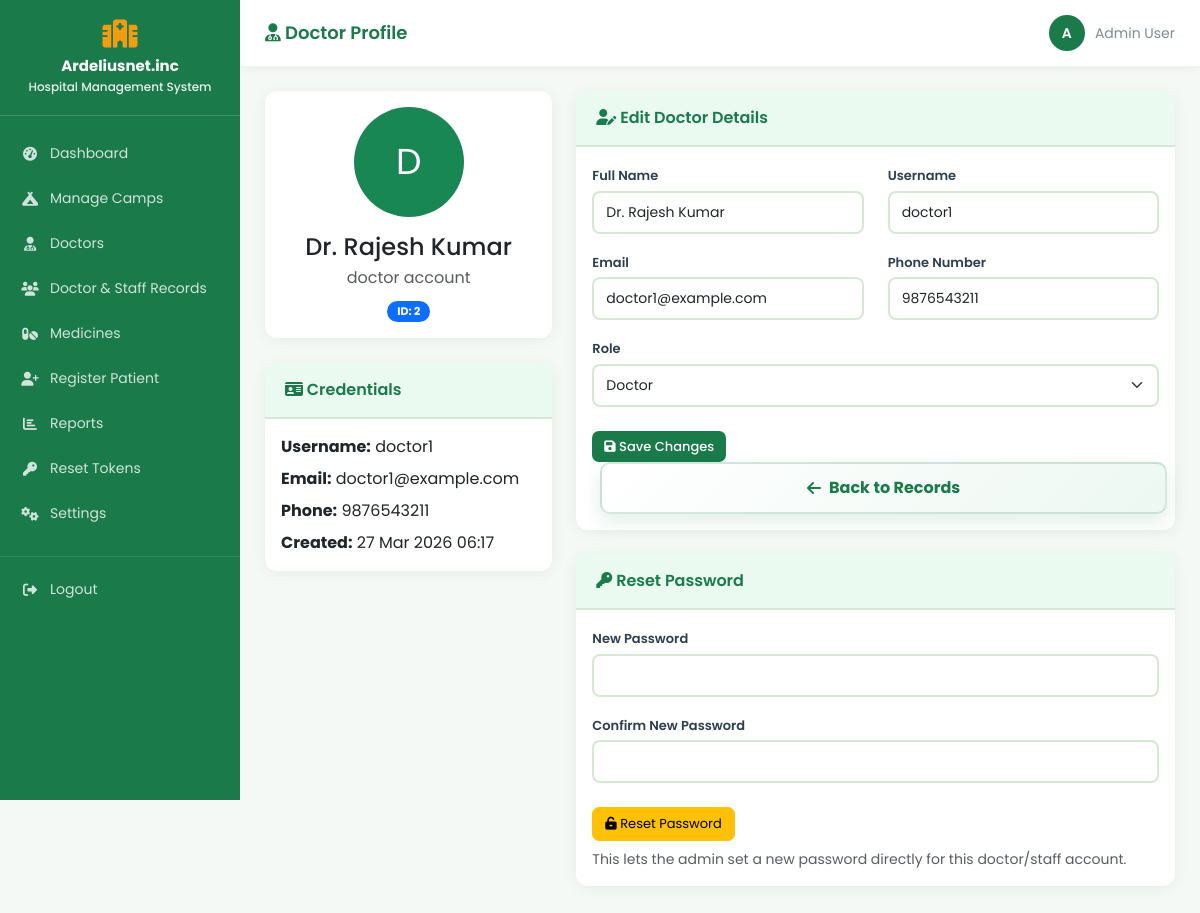
The app's page /pages/doctor_profile.php?id=2 (signed in) with its own data.
### tables this page shows
CREATE TABLE `users` (
  `id` int(11) NOT NULL,
  `name` varchar(100) NOT NULL,
  `username` varchar(50) NOT NULL,
  `password` varchar(255) NOT NULL,
  `role` enum('admin','doctor','staff') NOT NULL,
  `email` varchar(100) DEFAULT NULL,
  `phone` varchar(20) DEFAULT NULL,
  `photo` varchar(255) DEFAULT NULL,
  `status` varchar(20) NOT NULL DEFAULT 'Active',
  `created_at` timestamp NOT NULL DEFAULT current_timestamp()
);

### pages/doctor_profile.php (the view, shortened to what this page needs)
<?php
include('../includes/db.php');
$user_id = isset($_GET['id']) ? (int)$_GET['id'] : 0;
$user = mysqli_fetch_assoc(mysqli_query($conn, "SELECT * FROM users WHERE id = $user_id LIMIT 1"));
?>
<!DOCTYPE html>
<html lang="en">
<head>
    <link href="https://cdn.jsdelivr.net/npm/bootstrap@5.3.0/dist/css/bootstrap.min.css" rel="stylesheet">
    <link href="https://cdnjs.cloudflare.com/ajax/libs/font-awesome/6.4.0/css/all.min.css" rel="stylesheet">
    <link href="../css/style.css" rel="stylesheet">
</head>
<body>
<?php include('../includes/sidebar.php'); ?>
<div class="main-content">
    <div class="topbar">
        <h4><i class="fas fa-user-md"></i> Doctor Profile</h4>
        <div class="user-info">
            <div class="user-avatar"><?= strtoupper(substr($_SESSION['user_name'], 0, 1)) ?></div>
            <span><?= $_SESSION['user_name'] ?></span>
        </div>
    </div>
    <div class="page-content">
        <?php if ($user): ?>
        <div class="row">
            <div class="col-lg-4 mb-4">
                <div class="card">
                    <div class="card-body text-center">
                        <?php if (!empty($user['photo'])): ?>
                            <img src="../<?= htmlspecialchars($user['photo']) ?>" class="rounded-circle mb-3" style="width:110px;height:110px;object-fit:cover;border:4px solid #d5e8d4;">
                        <?php else: ?>
                            <div class="rounded-circle bg-success text-white d-inline-flex align-items-center justify-content-center mb-3" style="width:110px;height:110px;font-size:36px;"><?= strtoupper(substr($user['name'], 0, 1)) ?></div>
                        <?php endif; ?>
                        <h4 class="mb-1"><?= htmlspecialchars($user['name']) ?></h4>
                        <p class="text-muted mb-2"><?= htmlspecialchars($user['role']) ?> account</p>
                        <span class="badge bg-primary">ID: <?= (int)$user['id'] ?></span>
                    </div>
                </div>
                <div class="card mt-3">
                    <div class="card-header"><span><i class="fas fa-id-card"></i> Credentials</span></div>
                    <div class="card-body">
                        <p class="mb-2"><strong>Username:</strong> <?= htmlspecialchars($user['username']) ?></p>
                        <p class="mb-2"><strong>Email:</strong> <?= htmlspecialchars($user['email'] ?? '-') ?></p>
                        <p class="mb-2"><strong>Phone:</strong> <?= htmlspecialchars($user['phone'] ?? '-') ?></p>
                        <p class="mb-0"><strong>Created:</strong> <?= date('d M Y H:i', strtotime($user['created_at'])) ?></p>
                    </div>
                </div>
            </div>
            <div class="col-lg-8">
                <div class="card mb-4">
                    <div class="card-header"><span><i class="fas fa-user-edit"></i> Edit Doctor Details</span></div>
                    <div class="card-body">
                        <form method="POST">
                            <div class="row">
                                <div class="col-md-6 mb-3"><label class="form-label">Full Name</label><input type="text" name="name" class="form-control" value="<?= htmlspecialchars($user['name']) ?>" required></div>
                                <div class="col-md-6 mb-3"><label class="form-label">Username</label><input type="text" name="username" class="form-control" value="<?= htmlspecialchars($user['username']) ?>" required></div>
                            </div>
                            <div class="row">
                                <div class="col-md-6 mb-3"><label class="form-label">Email</label><input type="email" name="email" class="form-control" value="<?= htmlspecialchars($user['email'] ?? '') ?>"></div>
                                <div class="col-md-6 mb-3"><label class="form-label">Phone Number</label><input type="text" name="phone" class="form-control" value="<?= htmlspecialchars($user['phone'] ?? '') ?>"></div>
                            </div>
                            <div class="mb-4"><label class="form-label">Role</label><select name="role" class="form-select"><option value="doctor" <?= $user['role'] === 'doctor' ? 'selected' : '' ?>>Doctor</option></select></div>
                            <button type="submit" class="btn btn-primary"><i class="fas fa-save"></i> Save Changes</button>
                            <a href="staff.php" class="btn btn-secondary ms-2"><i class="fas fa-arrow-left"></i> Back to Records</a>
                        </form>
                    </div>
                </div>
                <div class="card">
                    <div class="card-header"><span><i class="fas fa-key"></i> Reset Password</span></div>
                    <div class="card-body">
                        <form method="POST">
                            <div class="mb-3"><label class="form-label">New Password</label><input type="password" name="new_password" class="form-control" required></div>
                            <div class="mb-4"><label class="form-label">Confirm New Password</label><input type="password" name="confirm_password" class="form-control" required></div>
                            <button type="submit" class="btn btn-warning"><i class="fas fa-unlock-alt"></i> Reset Password</button>
                            <small class="text-muted d-block mt-2">This lets the admin set a new password directly for this doctor/staff account.</small>
                        </form>
                    </div>
                </div>
            </div>
        </div>
        <?php endif; ?>
    </div>
</div>
</body>
</html>

### css/style.css (style rules this page uses)
:root { --primary: #1a7a4a; --secondary: #27ae60; --accent: #f39c12; --light-green: #eafaf1; --white: #ffffff; --text-dark: #2c3e50; --text-gray: #7f8c8d; --border: #d5e8d4; --danger: #e74c3c; --sidebar-width: 240px; }
* { margin: 0; padding: 0; box-sizing: border-box; }
body { font-family: 'Poppins', sans-serif; background-color: #f4f9f6; color: var(--text-dark); }
.btn-secondary { display: inline-flex; align-items: center; justify-content: center; width: 100%; padding: 12px; border: 2px solid rgba(26, 122, 74, 0.18); border-radius: 10px; background: linear-gradient(135deg, #ffffff, #edf8f2); color: var(--primary); font-weight: 700; text-decoration: none; box-shadow: 0 8px 18px rgba(26, 122, 74, 0.12); transition: all 0.25s ease; }
.btn-secondary i { margin-right: 8px; }
.main-content { margin-left: var(--sidebar-width); padding: 0; }
.topbar { background: white; padding: 15px 25px; display: flex; justify-content: space-between; align-items: center; box-shadow: 0 2px 10px rgba(0,0,0,0.05); position: sticky; top: 0; z-index: 99; }
.topbar h4 { color: var(--primary); font-weight: 600; margin: 0; font-size: 18px; }
.topbar .user-info { display: flex; align-items: center; gap: 10px; color: var(--text-gray); font-size: 14px; }
.topbar .user-avatar { width: 36px; height: 36px; background: var(--primary); border-radius: 50%; display: flex; align-items: center; justify-content: center; color: white; font-weight: 600; font-size: 14px; }
.page-content { padding: 25px; }
.card { background: white; border-radius: 12px; box-shadow: 0 2px 15px rgba(0,0,0,0.06); border: none; margin-bottom: 25px; }
.card-header { background: var(--light-green); border-bottom: 2px solid var(--border); border-radius: 12px 12px 0 0 !important; padding: 15px 20px; font-weight: 600; color: var(--primary); display: flex; justify-content: space-between; align-items: center; }
.btn-primary { background: var(--primary) !important; border: none !important; border-radius: 7px; font-size: 13px; font-weight: 500; }
.btn-warning { border-radius: 7px; font-size: 13px; }
.form-label { font-size: 13px; font-weight: 600; color: var(--text-dark); margin-bottom: 5px; }
.form-control, .form-select { border: 2px solid var(--border); border-radius: 8px; font-size: 14px; padding: 9px 12px; }
.badge { font-size: 11px; padding: 5px 10px; border-radius: 20px; }

### records on screen
users: name "D", name "Dr. Rajesh Kumar", role "doctor", id "2", username "doctor1", email "doctor1@example.com", phone "9876543211", created_at "27 Mar 2026 06:17", role "Doctor"

### other values on screen
substr($_SESSION['user_name'], 0, 1) "A"
$_SESSION['user_name'] "Admin User"
